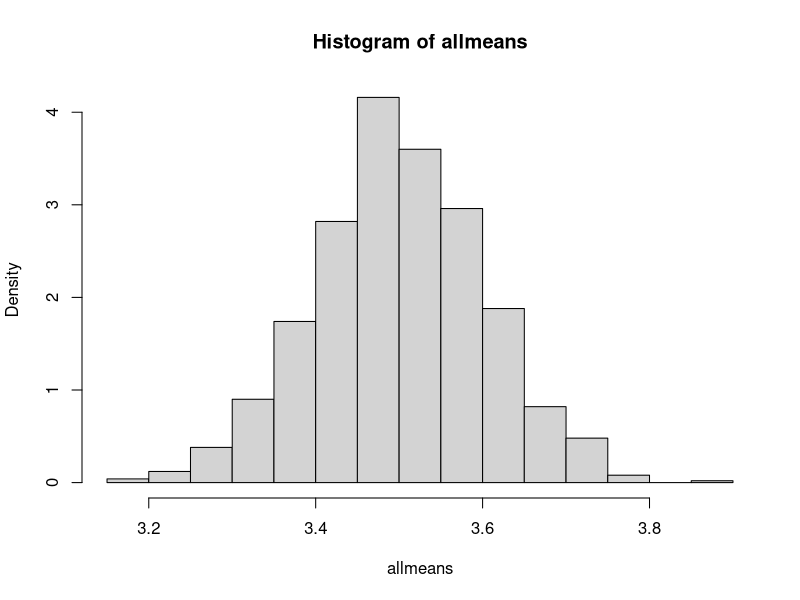
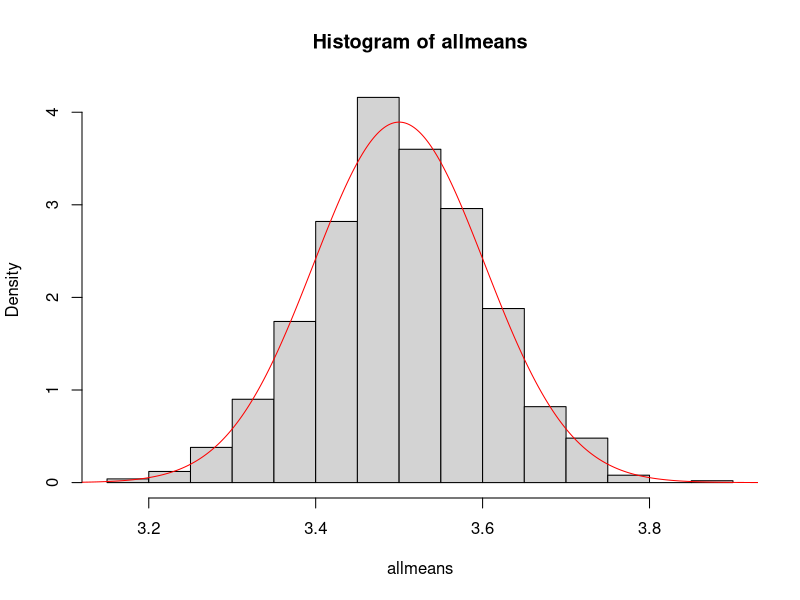

R code for these plots, in order:
## ---- chunk 1

## ---- chunk 2
lambda <- 5
ppois(3, lambda) # ppois gives P[X less than or equal to k]
## ---- chunk 3

## ---- chunk 4
lambda <- 5
1 - ppois(10, lambda)
## ---- chunk 5

## ---- chunk 6
lambda <- 3
randvec <- rpois(1000,lambda) # We use rpois to generate random Poisson samples
mean(randvec)
var(randvec)
## ---- chunk 7

## ---- chunk 8
prob <- 0.5
dgeom(5,prob) # P[ exactly 5 tails before a head]
## ---- chunk 9

## ---- chunk 10
prob <- 0.5
# Probability of at least 5 tails before a head is equal 1 minus the probability of 4 or less tails before a head.
1 - pgeom(4,prob)
## ---- chunk 11

## ---- chunk 12
possiblevalues <- seq(1,16)
ntrials <- 1000
results <- sample(possiblevalues,ntrials,replace=TRUE)
mean(results)
## ---- chunk 13
m <- 100 # sample size
p <- 0.7 # binomial success parameter
n <- 5 # binomial size parameter
samp1 <- rbinom(m,n,p)  # simulation
mean1 <- mean(samp1) # sample average
## ---- chunk 14
allmeans <- sapply(seq(1,1000), function(i){mean(rbinom(m,n,p))})
hist(allmeans,freq=FALSE)
## ---- chunk 15
hist(allmeans,freq=FALSE) # Histogram of sample means
mu <- n*p # mean of Normal distribution under the CLT
var <- n*p*(1-p)/m # variance of Normal distribution under the CLT
sd <- sqrt(var) # standard deviation of Normal distribution under the CLT
curve(dnorm(x,mean=mu,sd=sd),from=-5,to=5,n=5000,add=TRUE,col="red") # Normal distribution
